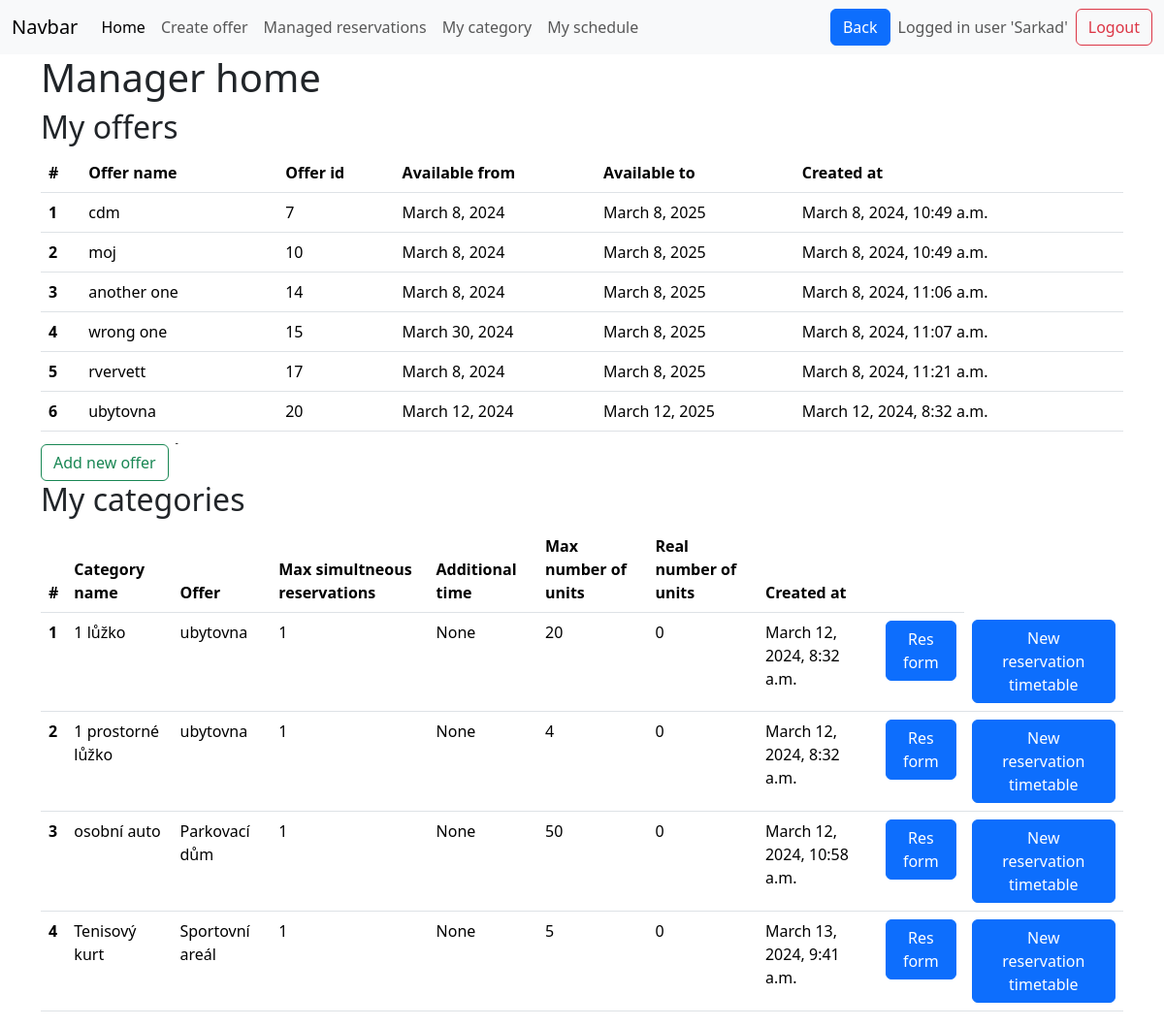
The app's page / (signed in), older data.
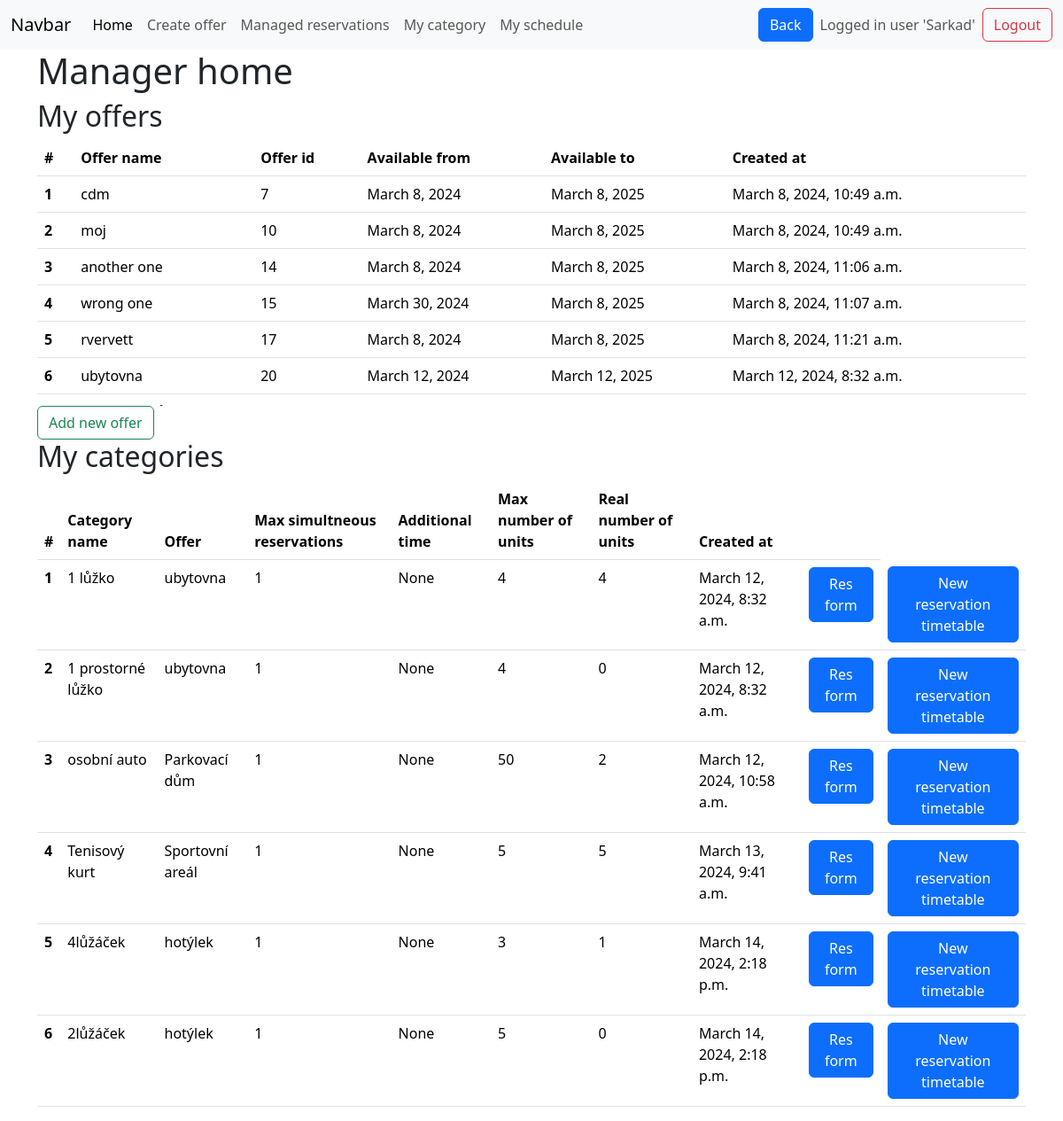
The same page, newer data.
### base/models.py (models this page shows, shortened)
class Offer(models.Model):
    offer_name = models.CharField(max_length=50)
    available_from = models.DateField(null=True, blank=True)
    available_to = models.DateField(null=True, blank=True)
    created_at = models.DateTimeField(default=timezone.now)
    manager_of_this_offer = models.ForeignKey(
        User, on_delete=models.CASCADE, null=True, blank=True
    )
    def __str__(self):
        return self.offer_name  # rewrites Offer object (x) to its name in admi panel

class Category(models.Model):
    category_name = models.CharField(max_length=50)
    category_description = models.CharField(max_length=1000, null=True, blank=True)
    category_capacity = models.IntegerField(default=1)
    max_simultneous_reservations = models.IntegerField(default=1)
    additional_time = models.DurationField(null=True, blank=True)
    count_of_units = models.IntegerField(default=1)
    created_at = models.DateTimeField(default=timezone.now)
    belongs_to_offer = models.ForeignKey(Offer, on_delete=models.CASCADE)
    category_pricing = models.ForeignKey(Pricing, on_delete=models.CASCADE, null=True)
    def get_unit_count(self):
        return self.unit_set.count()

### base/views.py (the view)
# urls.py: path('',views.manager_home, name='manager_home' ),
@login_required  # If a user is not logged in, Django will redirect them to the login page.
def manager_home(request):
    offers = Offer.objects.filter(
        manager_of_this_offer=request.user
    )  # only offers of this user
    form = forms.ReservationForm()
    category_ids = offers.values_list(
        "category", flat=True
    ).distinct()  # only categories of this user
    categories = models.Category.objects.filter(id__in=category_ids)
    return render(
        request,
        "manager_home.html",
        context={
            "form": form,
            "offers": offers,
            "categories": categories,
        },
    )

### templates/manager_home.html (shortened to what this page needs)
{% extends 'main.html' %}
{% load crispy_forms_tags %}
{% load static %}
{% block content %}
<div class="container-md">
    <h1> Manager home </h1>
    <h2>My offers</h2>
    {% if offers %}
    <div class="table-responsive" style="max-height: 300px; overflow-y: auto;">
        <table class="table table-hover">
            <thead>
                <tr>
                    <th scope="col">#</th>
                    <th scope="col">Offer name</th>
                    <th scope="col">Offer id</th>
                    <th scope="col">Available from</th>
                    <th scope="col">Available to</th>
                    <th scope="col">Created at</th>
                </tr>
            </thead>
            <tbody>
                {% for offer in offers %}
                <tr class="clickable-row" onclick="location.href='{% url 'offer_detail' offer.id %}'"
                    style="cursor: pointer;" title="Click to view offer detail">
                    <th scope="row">{{ forloop.counter }}</th>
                    <td>{{ offer.offer_name }} </td>
                    <td>{{ offer.id }} </td>
                    <td>{{ offer.available_from }} </td>
                    <td>{{ offer.available_to }} </td>
                    <td>{{ offer.created_at }} </td>
                </tr>
                {% endfor %}
            </tbody>
        </table>
    </div>
    <a href="{% url 'create_offer' %}" class="btn btn-outline-success " id="addrow">Add new offer</a>
    {% else %}
    <p>You do not have any offers.<br>
        <a href="{% url 'create_offer' %}" class="btn btn-outline-success" id="addrow">Add new offer</a>
    </p>
    {% endif %}
    <h2>My categories</h2>
    {% if categories %}
    <table class="table table-hover">
        <thead>
            <tr>
                <th scope="col">#</th>
                <th scope="col">Category name</th>
                <th scope="col">Offer</th>
                <th scope="col">Max simultneous reservations</th>
                <th scope="col">Additional time</th>
                <th scope="col">Max number of units</th>
                <th scope="col">Real number of units</th>
                <th scope="col">Created at</th>
                <th scope="col"> </th>
            </tr>
        </thead>
        <tbody>
            {% for category in categories %}
            <tr class="clickable-row" style="cursor: pointer;" title="Click to edit category"
                onclick="location.href='{% url 'edit_category' category.belongs_to_offer.id category.id %}'">
                <th scope="row">{{ forloop.counter }}</th>
                <td>{{ category.category_name }} </td>
                <td>{{ category.belongs_to_offer }} </td>
                <td>{{ category.max_simultneous_reservations }} </td>
                <td>{{ category.additional_time }} </td>
                <td>{{ category.count_of_units }} </td>
                <td>{{ category.get_unit_count }} </td>
                <td>{{ category.created_at }} </td>
                <td> <button class="btn btn-primary btn-reservation-form"
                        data-offer-id="{{ category.belongs_to_offer.id }}" data-category-id="{{ category.id }}">Res
                        form</button>
                <td> <button class="btn btn-primary btn-reservation-calendar"
                        data-offer-id="{{ category.belongs_to_offer.id }}" data-category-id="{{ category.id }}">New
                        reservation timetable</button>
                </td>
            </tr>
            {% endfor %}
        </tbody>
    </table>
    {% else %}
    <p>You do not have any categories. You can create a new category in offer detail.<br>
    </p>
    {% endif %}
</div>
{% endblock %}

### templates/main.html (shortened to what this page needs)
<!DOCTYPE html>
<html>
<head>
    <link href="https://cdn.jsdelivr.net/npm/bootstrap@5.3.3/dist/css/bootstrap.min.css" rel="stylesheet"
>
</head>
<body>
    {% include 'navbar.html' %}
    {% block content %}
    {% endblock %}
</body>
</html>

### templates/navbar.html (shortened to what this page needs)
<nav class="navbar navbar-expand-lg bg-body-tertiary">
  <div class="container-fluid">
    <a class="navbar-brand" href="#">Navbar</a>
    <div class="collapse navbar-collapse" id="navbarSupportedContent">
      <ul class="navbar-nav me-auto mb-2 mb-lg-0">
        <li class="nav-item">
          <a class="nav-link active" aria-current="page" href="/manager_home">Home</a>
        </li>
        <li class="nav-item">
          <a class="nav-link" href="/create_offer">Create offer</a>
        </li>
        <li class="nav-item">
          <a class="nav-link" href="/managed_reservations">Managed reservations</a>
        </li>
        <li class="nav-item">
          <a class="nav-link" href="/my_schedule">My category</a>
        </li>
        <li class="nav-item">
          <a class="nav-link" href="/my_schedule">My schedule</a>
        </li>
      </ul>
      <button type="submit" class="btn btn-primary me-2" onclick="goBack()">Back</button>
       <div class="d-flex align-items-center">
        {% if request.user.is_authenticated %}
        <span class="navbar-text me-2"> Logged in user '{{ request.user.username | title }}'</span>
        <a class="btn btn-outline-danger" href="{% url 'logout' %}">Logout</a>
        {% else %}
        <a class="btn btn-outline-primary" href="{% url 'login' %}">Login</a>
        {% endif %}
      </div>
    </div>
    </div>
</nav>

Row changes from the older to the newer data that the page shows:
changed Category "1 lůžko": count_of_units "20" → "4"; get_unit_count "0" → "4"
computed for Category "osobní auto": get_unit_count "0" → "2"
computed for Category "Tenisový kurt": get_unit_count "0" → "5"
added Category: category_name "4lůžáček", belongs_to_offer "hotýlek", max_simultneous_reservations "1", additional_time "None", count_of_units "3", get_unit_count "1", created_at "March 14, 2024, 2:18 p.m."
added Category: category_name "2lůžáček", belongs_to_offer "hotýlek", max_simultneous_reservations "1", additional_time "None", count_of_units "5", get_unit_count "0", created_at "March 14, 2024, 2:18 p.m."
